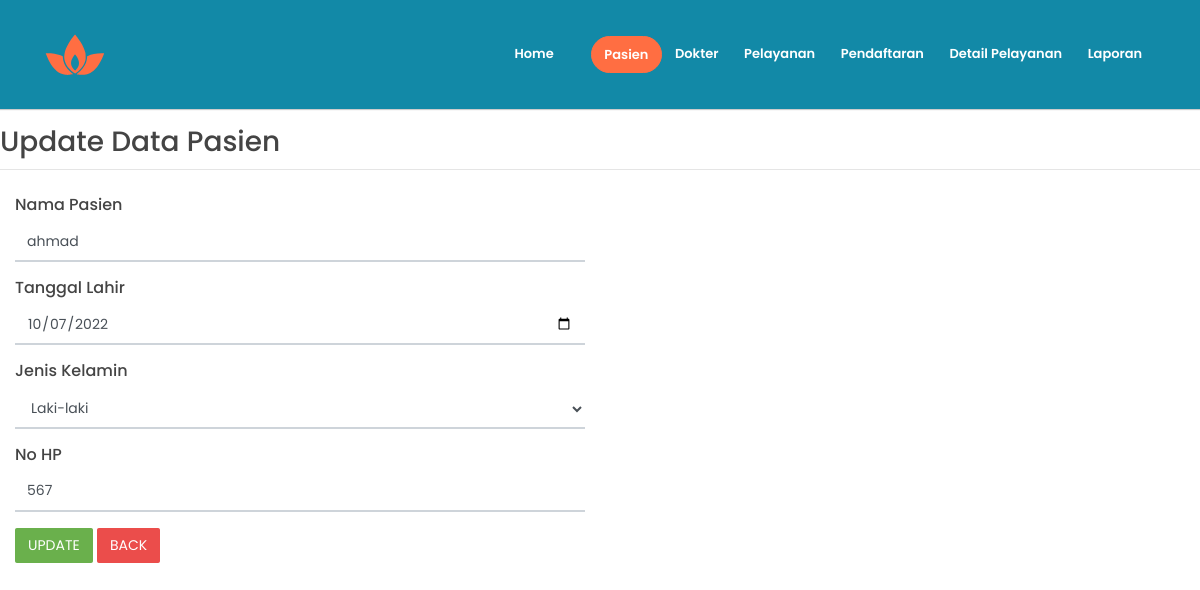
/updatepasien/4, run on an earlier commit of the app's database.
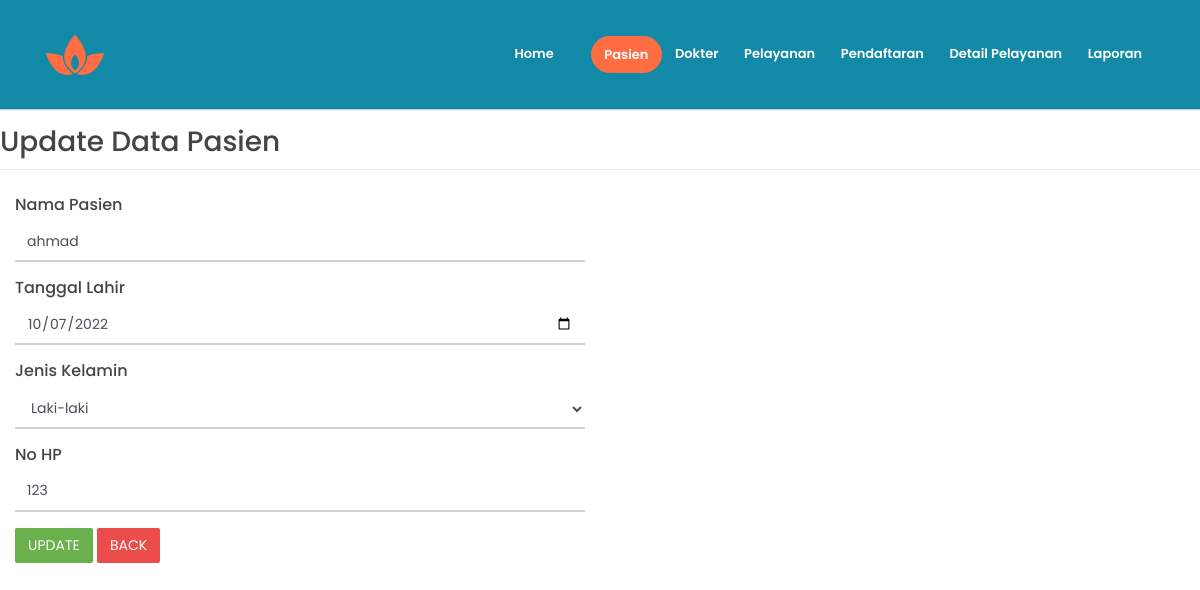
And on a later commit of the database.
### app/models.py (models this page shows, shortened)
class pasien(models.Model):
    idpasien = models.AutoField(primary_key=True)
    namapasien = models.CharField(max_length=50)
    jeniskelaminpasien = models.CharField(max_length=15)
    tanggallahir = models.DateField()
    nohppasien = models.IntegerField()

### app/views.py (the view, shortened to what this page needs)
# urls.py: path('updatepasien/<str:id>', views.updatepasien, name='updatepasien'),
def updatepasien(request,id):
    pasienobj=models.pasien.objects.get(idpasien=id)
    tanggal=datetime.strftime(pasienobj.tanggallahir, '%Y-%m-%d')
    if request.method=='GET':
        return render(request,'updatepasienx.html',{
            'pasien':pasienobj,
            'tanggallahir':tanggal
        })

### app/templates/updatepasienx.html (shortened to what this page needs)
{%load static%}
<!DOCTYPE html>
<html lang="en">
<head>
    <link rel="stylesheet" href="{%static 'assets/vendors/themify-icons/css/themify-icons.css'%}">
	<link rel="stylesheet" href="{%static 'assets/css/leadmark.css'%}">
</head>
<body data-spy="scroll" data-target=".navbar" data-offset="40" id="home">
    <nav class="navbar navbar-expand-sm navbar-dark bg-info shadow mb-3">
        <div class="container">
            <a class="navbar-brand" href="#">
                <img src="assets/imgs/logo.svg" alt="">
            </a>
            <div class="collapse navbar-collapse" id="navbarSupportedContent">
                <ul class="navbar-nav ml-auto">
                    <li class="nav-item">
                        <a class="nav-link text-white" href="{% url 'home' %}" >Home</a>
                    </li>
                    <li class="nav-item">
                        <a href="{% url 'pasienx' %}" class="ml-4 nav-link btn btn-primary btn-sm rounded text-white">Pasien</a>
                    </li>
                    <li class="nav-item">
                        <a class="nav-link text-white" href="{% url 'dokterx' %}">Dokter</a>
                    </li>
                    <li class="nav-item">
                        <a class="nav-link text-white" href="{% url 'pelayananx' %}">Pelayanan</a>
                    </li>
                    <li class="nav-item">
                        <a class="nav-link text-white" href="{% url 'pendaftaranx' %}">Pendaftaran</a>
                    </li>
                    <li class="nav-item">
                        <a class="nav-link text-white" href="{% url 'detailpelayananx' %}">Detail Pelayanan</a>
                    </li>
                    <li class="nav-item">
                        <a class="nav-link text-white" href="{% url 'laporan' %}">Laporan</a>
                    </li>
                </ul>
            </div>
        </div>
    </nav>
    <h3>Update Data Pasien</h3>
    <hr>
        <form action="" method="post">
            <div class="mt-3">
                <div class="col-md-6">
                    <h6>Nama Pasien</h6>
                    <div class="form-group">
                    <input class="form-control" placeholder="Nama" name="namapasien" value="{{pasien.namapasien}}">
                    </div>
                    <h6>Tanggal Lahir</h6>
                    <div class="form-group">
                    <input type="date" class="form-control" placeholder="Date" name="tanggallahir" value="{{tanggallahir}}">
                    </div>
                    <h6>Jenis Kelamin</h6>
                    <div class="form-group">
                        <select class="form-control" name="jeniskelaminpasien" id="">
                            {% if pasienobj.jeniskelaminpasien == "Perempuan" %}
                            <option selected value="Perempuan">Perempuan</option>
                            <option value="Laki-laki">Laki-laki</option>
                            {% else %}
                            <option selected value="Laki-laki">Laki-laki</option>
                            {% endif %}
                        </select>
                    </div>
                    <h6>No HP</h6>
                    <div class="form-group">
                        <input class="form-control" type="number" placeholder="No HP" name="nohppasien" value="{{pasien.nohppasien}}">
                    </div>
                    <button type="submit" class="btn btn-success">UPDATE</button>
                    <a href="{% url 'pasienx' %}">
                        <button type="button" class="btn btn-danger" >BACK</button>
                    </a>
                </div>
            </div>
        </form>
</body>

What changed in the data, as far as the page shows it:
changed pasien "ahmad": nohppasien "567" → "123"
